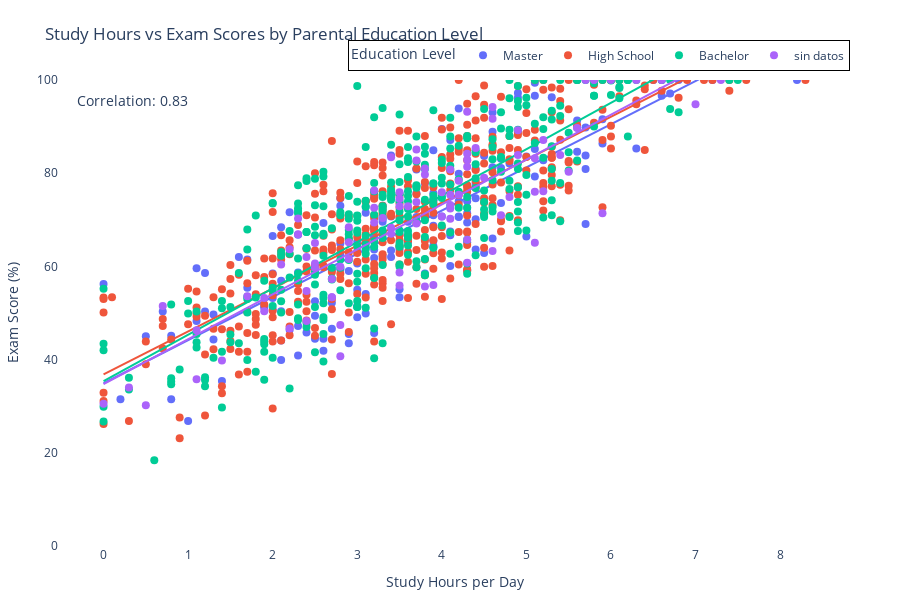

The notebook cell saved with this chart:
### Code cell
# Create an interactive scatter plot
# Create the scatter plot
fig = px.scatter(df,
                 x='study_hours_per_day',
                 y='exam_score',
                 color='parental_education_level',
                 hover_data=['student_id', 'age', 'gender', 'mental_health_rating'],
                 title='Study Hours vs Exam Scores by Parental Education Level',
                 labels={
                     'study_hours_per_day': 'Study Hours per Day',
                     'exam_score': 'Exam Score (%)',
                     'parental_education_level': 'Parental Education'
                 },
                 height=600,
                 width=900,
                 trendline="ols"
                )
 
# Calculate correlation
correlation = df['study_hours_per_day'].corr(df['exam_score'])
correlation_text = f'Correlation: {correlation:.2f}'
 
# Update layout for better visibility
fig.update_layout(
    plot_bgcolor='white',
    legend=dict(
        bgcolor='rgba(255,255,255,0.8)',
        bordercolor='black',
        borderwidth=1,
        title=dict(text="Education Level"),
        orientation="h",
        yanchor="bottom",
        y=1.02,
        xanchor="right",
        x=1
    ),
    annotations=[
        dict(
            x=0.02,
            y=0.98,
            xref="paper",
            yref="paper",
            text=correlation_text,
            showarrow=False,
            font=dict(size=14)
        )
    ],
    font=dict(size=12),
    yaxis_range=[0, 100],
    margin=dict(l=50, r=50, t=80, b=50)
)
 
# Update hover tooltips with percentage format
fig.update_traces(
    marker=dict(size=8),
    hovertemplate="<br>".join([
        "Study Hours: %{x:.1f}",
        "Exam Score: %{y:.1f}%",
        "Education Level: %{color}",
        "<extra></extra>"
    ])
)
 
fig.show()

### Figure 1 — Plotly figure (JSON) as saved in the notebook; plotly's stock layout.template omitted (floating-point values rounded to 4 significant figures; data arrays with more than 128 entries replaced by an {"elided": "..."} marker saying what was removed)
{"data": [{"customdata": {"elided": "167x4 mixed values"}, "hovertemplate": "Study Hours: %{x:.1f}<br>Exam Score: %{y:.1f}%<br>Education Level: %{color}<br><extra></extra>", "legendgroup": "Master", "marker": {"color": "#636efa", "size": 8, "symbol": "circle"}, "mode": "markers", "name": "Master", "orientation": "v", "showlegend": true, "type": "scatter", "x": {"elided": "167 float values"}, "xaxis": "x", "y": {"elided": "167 float values"}, "yaxis": "y"}, {"hovertemplate": "Study Hours: %{x:.1f}<br>Exam Score: %{y:.1f}%<br>Education Level: %{color}<br><extra></extra>", "legendgroup": "Master", "marker": {"color": "#636efa", "size": 8, "symbol": "circle"}, "mode": "lines", "name": "Master", "showlegend": false, "type": "scatter", "x": {"elided": "167 float values"}, "xaxis": "x", "y": {"elided": "167 float values"}, "yaxis": "y"}, {"customdata": {"elided": "392x4 mixed values"}, "hovertemplate": "Study Hours: %{x:.1f}<br>Exam Score: %{y:.1f}%<br>Education Level: %{color}<br><extra></extra>", "legendgroup": "High School", "marker": {"color": "#EF553B", "size": 8, "symbol": "circle"}, "mode": "markers", "name": "High School", "orientation": "v", "showlegend": true, "type": "scatter", "x": {"elided": "392 float values"}, "xaxis": "x", "y": {"elided": "392 float values"}, "yaxis": "y"}, {"hovertemplate": "Study Hours: %{x:.1f}<br>Exam Score: %{y:.1f}%<br>Education Level: %{color}<br><extra></extra>", "legendgroup": "High School", "marker": {"color": "#EF553B", "size": 8, "symbol": "circle"}, "mode": "lines", "name": "High School", "showlegend": false, "type": "scatter", "x": {"elided": "392 float values"}, "xaxis": "x", "y": {"elided": "392 float values"}, "yaxis": "y"}, {"customdata": {"elided": "350x4 mixed values"}, "hovertemplate": "Study Hours: %{x:.1f}<br>Exam Score: %{y:.1f}%<br>Education Level: %{color}<br><extra></extra>", "legendgroup": "Bachelor", "marker": {"color": "#00cc96", "size": 8, "symbol": "circle"}, "mode": "markers", "name": "Bachelor", "orientation": "v", "showlegend": true, "type": "scatter", "x": {"elided": "350 float values"}, "xaxis": "x", "y": {"elided": "350 float values"}, "yaxis": "y"}, {"hovertemplate": "Study Hours: %{x:.1f}<br>Exam Score: %{y:.1f}%<br>Education Level: %{color}<br><extra></extra>", "legendgroup": "Bachelor", "marker": {"color": "#00cc96", "size": 8, "symbol": "circle"}, "mode": "lines", "name": "Bachelor", "showlegend": false, "type": "scatter", "x": {"elided": "350 float values"}, "xaxis": "x", "y": {"elided": "350 float values"}, "yaxis": "y"}, {"customdata": {"elided": "91x4 mixed values"}, "hovertemplate": "Study Hours: %{x:.1f}<br>Exam Score: %{y:.1f}%<br>Education Level: %{color}<br><extra></extra>", "legendgroup": "sin datos", "marker": {"color": "#ab63fa", "size": 8, "symbol": "circle"}, "mode": "markers", "name": "sin datos", "orientation": "v", "showlegend": true, "type": "scatter", "x": [4.6, 4.0, 2.5, 2.3, 4.1, 4.3, 4.3, 2.1, 3.7, 7.0, 4.1, 2.4, 2.2, 4.2, 4.3, 2.9, 3.7, 3.7, 5.7, 5.1, 5.9, 3.8, 2.5, 4.0, 2.2, 4.1, 4.6, 7.3, 5.8, 5.1, 4.3, 3.2, 2.4, 4.8, 3.4, 2.4, 5.2, 6.6, 2.5, 5.1, 3.5, 3.4, 3.2, 5.5, 0.3, 3.5, 2.7, 2.9, 2.8, 2.8, 3.8, 2.7, 3.4, 4.6, 6.3, 3.6, 1.1, 1.4, 2.3, 1.1, 4.3, 3.2, 1.9, 3.7, 3.3, 0.7, 2.7, 4.1, 1.9, 2.8, 4.5, 0.5, 0.0, 3.9, 2.9, 5.6, 4.3, 4.9, 4.1, 3.5, 4.2, 3.5, 3.8, 4.9, 5.4, 3.5, 4.4, 1.7, 4.7, 6.0, 5.2], "xaxis": "x", "y": [63.3, 70.7, 59.7, 66.9, 70.2, 93.2, 60.8, 60.4, 82.7, 94.8, 80.8, 62.0, 46.7, 75.4, 81.4, 65.2, 69.2, 85.1, 100.0, 65.1, 71.4, 79.7, 60.6, 75.9, 63.7, 75.4, 94.2, 100.0, 100.0, 76.0, 65.7, 72.6, 48.3, 74.9, 68.3, 54.7, 87.1, 100.0, 65.0, 83.2, 55.9, 67.0, 69.4, 80.3, 34.0, 72.9, 57.3, 61.6, 40.7, 47.4, 81.0, 53.4, 83.4, 91.7, 100.0, 72.9, 35.8, 39.8, 70.3, 46.3, 84.2, 76.3, 50.4, 73.8, 70.4, 51.5, 53.4, 72.4, 53.2, 59.9, 79.0, 30.2, 30.5, 56.0, 68.4, 89.7, 82.9, 83.9, 73.2, 58.7, 78.4, 75.9, 55.7, 89.2, 83.9, 74.5, 85.4, 53.6, 71.0, 100.0, 76.1], "yaxis": "y"}, {"hovertemplate": "Study Hours: %{x:.1f}<br>Exam Score: %{y:.1f}%<br>Education Level: %{color}<br><extra></extra>", "legendgroup": "sin datos", "marker": {"color": "#ab63fa", "size": 8, "symbol": "circle"}, "mode": "lines", "name": "sin datos", "showlegend": false, "type": "scatter", "x": [0.0, 0.3, 0.5, 0.7, 1.1, 1.1, 1.4, 1.7, 1.9, 1.9, 2.1, 2.2, 2.2, 2.3, 2.3, 2.4, 2.4, 2.4, 2.5, 2.5, 2.5, 2.7, 2.7, 2.7, 2.8, 2.8, 2.8, 2.9, 2.9, 2.9, 3.2, 3.2, 3.2, 3.3, 3.4, 3.4, 3.4, 3.5, 3.5, 3.5, 3.5, 3.5, 3.6, 3.7, 3.7, 3.7, 3.7, 3.8, 3.8, 3.8, 3.9, 4.0, 4.0, 4.1, 4.1, 4.1, 4.1, 4.1, 4.2, 4.2, 4.3, 4.3, 4.3, 4.3, 4.3, 4.3, 4.4, 4.5, 4.6, 4.6, 4.6, 4.7, 4.8, 4.9, 4.9, 5.1, 5.1, 5.1, 5.2, 5.2, 5.4, 5.5, 5.6, 5.7, 5.8, 5.9, 6.0, 6.3, 6.6, 7.0, 7.3], "xaxis": "x", "y": [34.72, 37.61, 39.54, 41.47, 45.32, 45.32, 48.21, 51.1, 53.03, 53.03, 54.96, 55.92, 55.92, 56.89, 56.89, 57.85, 57.85, 57.85, 58.82, 58.82, 58.82, 60.74, 60.74, 60.74, 61.71, 61.71, 61.71, 62.67, 62.67, 62.67, 65.56, 65.56, 65.56, 66.53, 67.49, 67.49, 67.49, 68.46, 68.46, 68.46, 68.46, 68.46, 69.42, 70.38, 70.38, 70.38, 70.38, 71.35, 71.35, 71.35, 72.31, 73.28, 73.28, 74.24, 74.24, 74.24, 74.24, 74.24, 75.2, 75.2, 76.17, 76.17, 76.17, 76.17, 76.17, 76.17, 77.13, 78.1, 79.06, 79.06, 79.06, 80.02, 80.99, 81.95, 81.95, 83.88, 83.88, 83.88, 84.84, 84.84, 86.77, 87.73, 88.7, 89.66, 90.63, 91.59, 92.55, 95.45, 98.34, 102.2, 105.1], "yaxis": "y"}], "layout": {"annotations": [{"font": {"size": 14}, "showarrow": false, "text": "Correlation: 0.83", "x": 0.02, "xref": "paper", "y": 0.98, "yref": "paper"}], "font": {"size": 12}, "height": 600, "legend": {"bgcolor": "rgba(255,255,255,0.8)", "bordercolor": "black", "borderwidth": 1, "orientation": "h", "title": {"text": "Education Level"}, "tracegroupgap": 0, "x": 1, "xanchor": "right", "y": 1.02, "yanchor": "bottom"}, "margin": {"b": 50, "l": 50, "r": 50, "t": 80}, "plot_bgcolor": "white", "title": {"text": "Study Hours vs Exam Scores by Parental Education Level"}, "width": 900, "xaxis": {"anchor": "y", "domain": [0, 1], "title": {"text": "Study Hours per Day"}}, "yaxis": {"anchor": "x", "domain": [0, 1], "range": [0, 100], "title": {"text": "Exam Score (%)"}}}}
